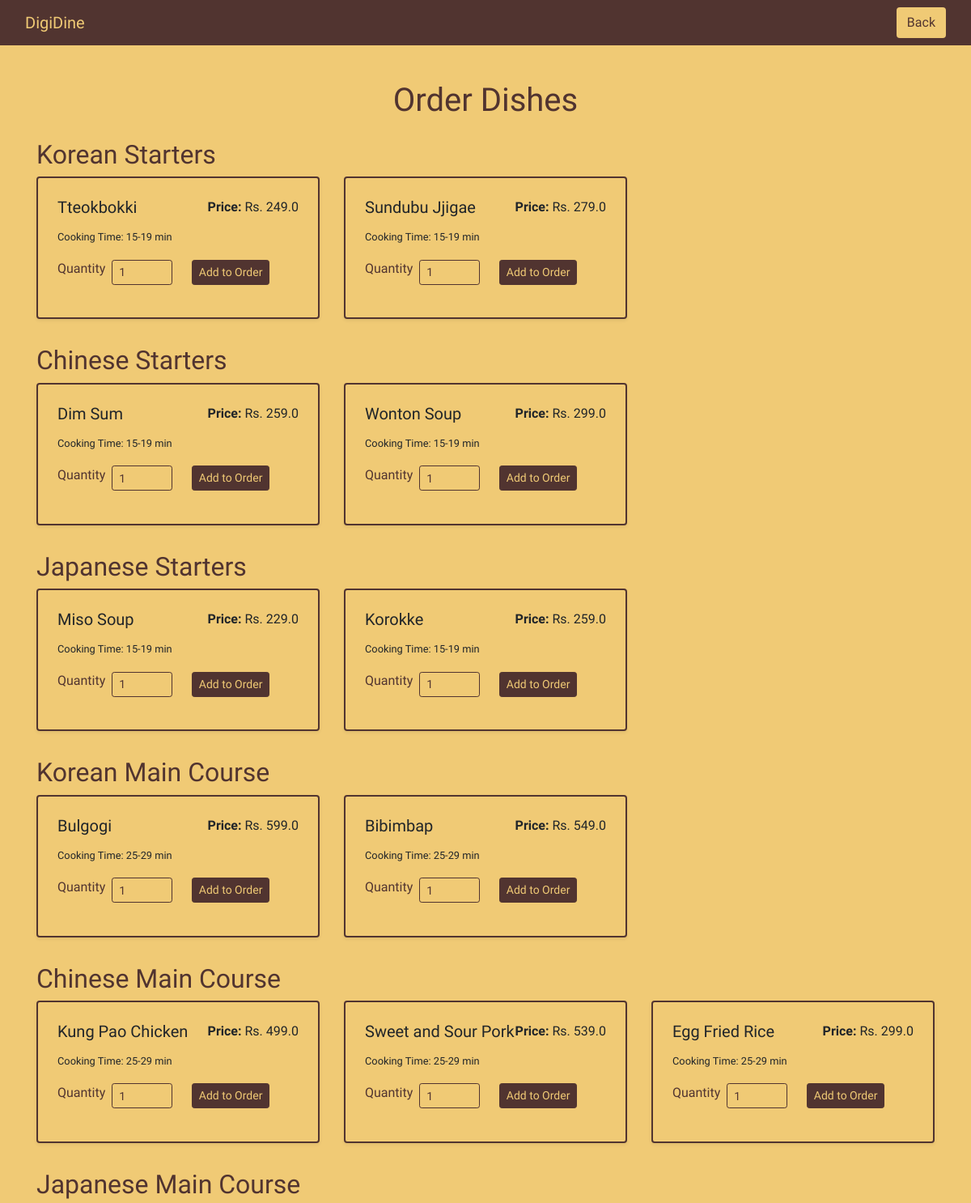
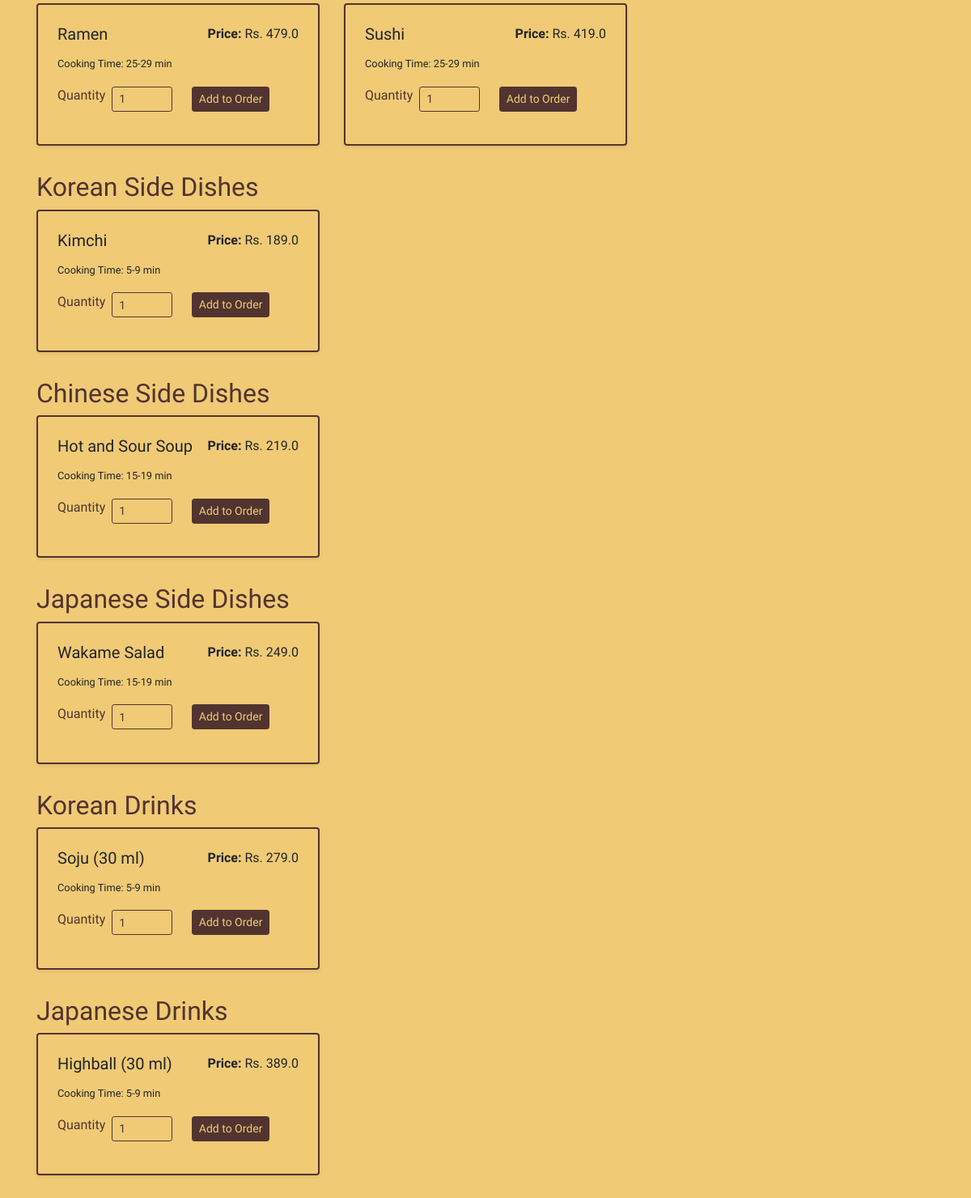
The page /orderitems/2/ on the database its author committed (2 pictures, top to bottom).
### home/models.py (models this page shows, shortened)
class Cuisine(models.Model):
    name = models.CharField(max_length=100)
    chefs = models.ForeignKey(Chef, on_delete=models.CASCADE)

class Dish(models.Model):
    name = models.CharField(max_length=100)
    image = models.ImageField(upload_to='media/')
    description = models.TextField()
    price = models.FloatField()
    cuisine = models.ForeignKey(Cuisine, on_delete=models.CASCADE)
    avaibility = models.BooleanField(default=True)
    cooking_time = models.CharField(max_length=100, default='10 min')

### home/views.py (the view)
# urls.py: path('orderitems/<int:order_id>/', views.orderitems, name='orderitems'),
def orderitems(request, order_id):
    order = Order.objects.all().get(pk=order_id)
    category_order = ["starter", "main course", "side dish", "dessert", "drinks"]
    def get_category_index(cuisine_name):
        name_lower = cuisine_name.lower()
        for index, category in enumerate(category_order):
            if category in name_lower:
                return index
        return len(category_order)
    cuisines = sorted(Cuisine.objects.all(), key=lambda c: get_category_index(c.name))
    return render(request, 'orderitem.html', {'order_id': order_id, 'cuisines': cuisines, 'order': order})

### home/templates/orderitem.html (shortened to what this page needs)
{% extends 'base.html' %}
{% block content %}
<nav class="navbar fixed-top" style="background-color: #513430;">
    <div class="container-fluid d-flex justify-content-between">
        <a class="navbar-brand" href="#" onclick="window.location.reload();" style="color: #f0ca75;">DigiDine</a>
        <a href="/home/{{ order.customer_id.id }}/" class="btn" style="background-color: #f0ca75; color: #513430;">Back</a>
    </div>
</nav>
<div class="container" style="margin-top: 100px;">
    <h1 class="text-center mb-4">Order Dishes</h1>
    <div class="cuisine-list">
        {% for cuisine in cuisines %}
            <div class="mb-4 cuisine-container" data-category="{{ cuisine.category }}">
            <h2 class="text">{{ cuisine.name }}</h2>
                <div class="row">
                    {% for dish in cuisine.dish_set.all %}
                        {% if dish.avaibility %}
                            <div class="col-md-4 d-flex align-items-stretch">
                                <div class="card mb-2 shadow-sm ">
                                    <div class="card-body d-flex flex-column">
                                        <div class="d-flex justify-content-between">
                                            <h5 class="card-title">{{ dish.name }}</h5>
                                            <p class="card-text"><strong>Price:</strong> Rs. {{ dish.price }}</p>
                                        </div>
                                        <p class="card-text">
                                            <small class="text">Cooking Time: {{ dish.cooking_time }}</small>
                                        </p>
                                        <form class="orderForm mt-auto">
                                            <div class="form-group input-group-sm d-flex align-items-center">
                                                <label for="quantity-{{ dish.id }}" class="mr-2">Quantity</label>
                                                <input type="number" id="quantity-{{ dish.id }}" name="quantity" min="1" value="1" class="form-control w-25">
                                                <button type="submit" class="btn btn-primary btn-sm ml-4">Add to Order</button>
                                            </div>
                                        </form>
                                    </div>
                                </div>
                            </div>
                        {% endif %}
                    {% endfor %}
                </div>
            </div>
        {% endfor %}
    </div>
</div>
<div id="toast-container" aria-live="polite" aria-atomic="true">
</div>
{% endblock %}

### home/templates/base.html (style rules this page uses)
body { font-family: 'Yatra One', serif; background-color: #f0ca75; }
h1, h2 { color: #513430; }
.card { border: 2px solid #513430; background-color: #f0ca75; box-shadow: 0px 4px 8px rgba(81, 52, 48, 0.1); transition: all 0.3s ease-in-out; }
.card-body { padding: 1.5rem; }
input.form-control { background-color: #f0ca75; border: 1px solid #513430; color: #513430; }
.form-group label { color: #513430; }
.btn-primary { background-color: #513430; border-color: #513430; color: #f0ca75; }
#toast-container { position: fixed; bottom: 1rem; right: 1rem; z-index: 1050; }

### rows shown on the page
Cuisine: name "Korean Starters"
Dish: name "Tteokbokki", price "249.0", cooking_time "15-19 min", quantity "1"
Dish: name "Sundubu Jjigae", price "279.0", cooking_time "15-19 min"
Cuisine: name "Chinese Starters"
Dish: name "Dim Sum", price "259.0", cooking_time "15-19 min"
Dish: name "Wonton Soup", price "299.0", cooking_time "15-19 min"
Cuisine: name "Japanese Starters"
Dish: name "Miso Soup", price "229.0", cooking_time "15-19 min"
Dish: name "Korokke", price "259.0", cooking_time "15-19 min"
Cuisine: name "Korean Main Course"
Dish: name "Bulgogi", price "599.0", cooking_time "25-29 min"
Dish: name "Bibimbap", price "549.0", cooking_time "25-29 min"
Cuisine: name "Chinese Main Course"
Dish: name "Kung Pao Chicken", price "499.0", cooking_time "25-29 min"
Dish: name "Sweet and Sour Pork", price "539.0", cooking_time "25-29 min"
Dish: name "Egg Fried Rice", price "299.0", cooking_time "25-29 min"
Cuisine: name "Japanese Main Course"
Dish: name "Ramen", price "479.0", cooking_time "25-29 min"
Dish: name "Sushi", price "419.0", cooking_time "25-29 min"
Cuisine: name "Korean Side Dishes"
Dish: name "Kimchi", price "189.0", cooking_time "5-9 min"
Cuisine: name "Chinese Side Dishes"
Dish: name "Hot and Sour Soup", price "219.0", cooking_time "15-19 min"
Cuisine: name "Japanese Side Dishes"
Dish: name "Wakame Salad", price "249.0", cooking_time "15-19 min"
Cuisine: name "Korean Drinks"
Dish: name "Soju (30 ml)", price "279.0", cooking_time "5-9 min"
Cuisine: name "Japanese Drinks"
Dish: name "Highball (30 ml)", price "389.0", cooking_time "5-9 min"
